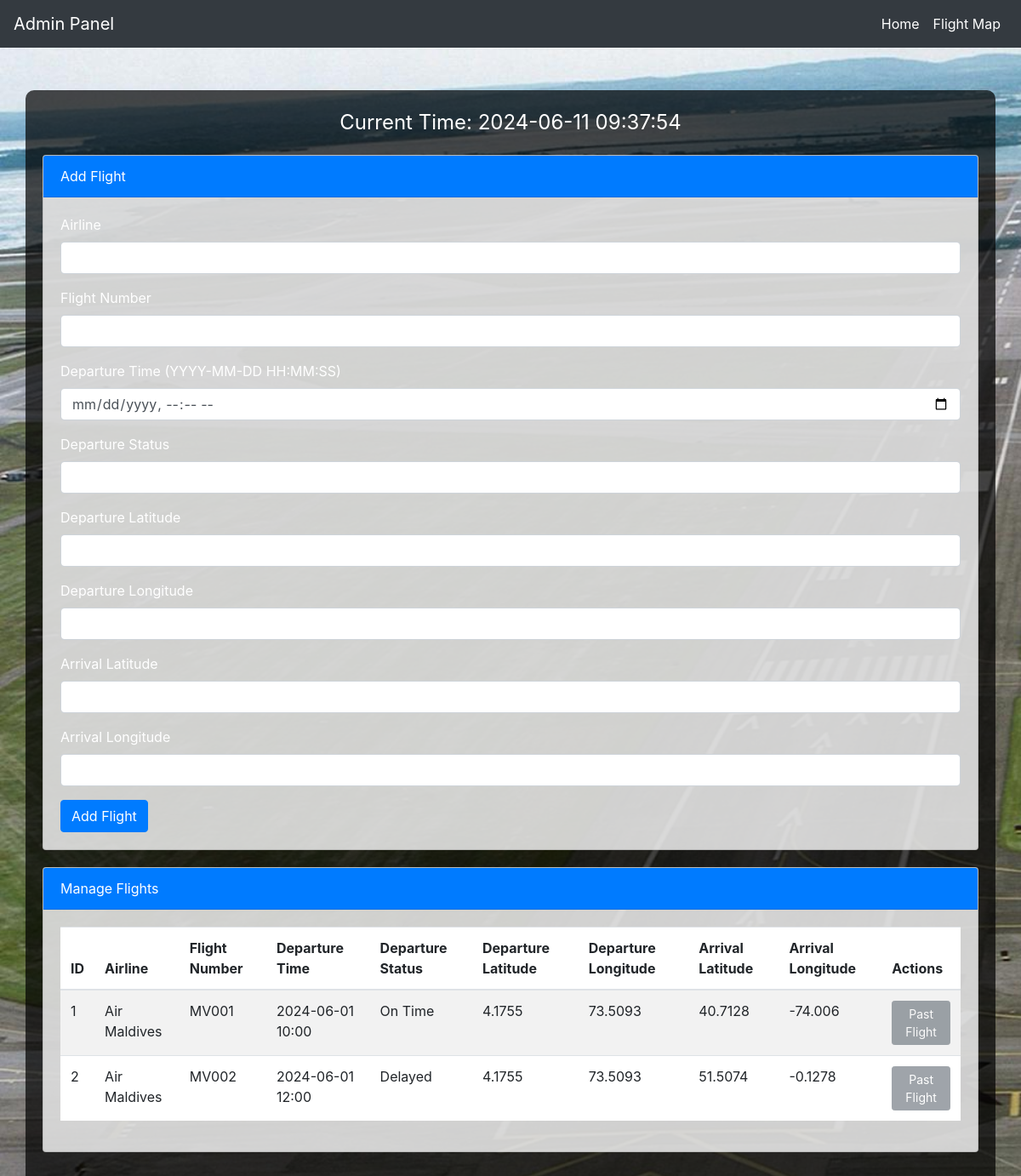
/admin, run on an earlier commit of the app's database.
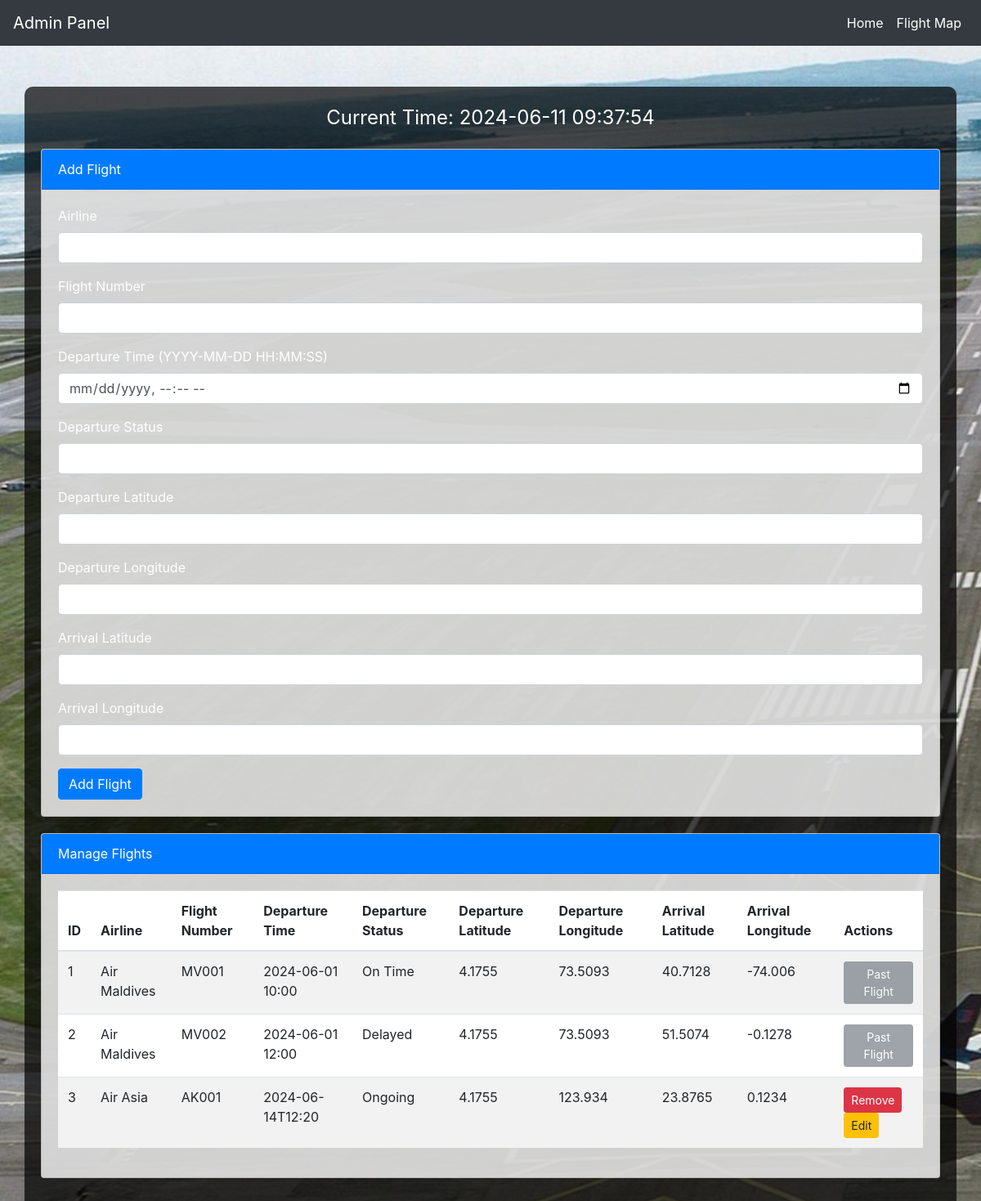
And on a later commit of the database.
### tables this page shows
CREATE TABLE Flights (
            id INTEGER PRIMARY KEY AUTOINCREMENT,
            airline TEXT NOT NULL,
            flight_number TEXT NOT NULL,
            departure_time TEXT NOT NULL,
            departure_status TEXT NOT NULL,
            departure_lat REAL NOT NULL,
            departure_lon REAL NOT NULL,
            arrival_lat REAL NOT NULL,
            arrival_lon REAL NOT NULL,
            pilot_id TEXT  -- This line adds the new column
        );

### app.py (the view, shortened to what this page needs)
@app.route('/admin', methods=['GET', 'POST'])
def admin():
    conn = sqlite3.connect('my_database.db')
    cursor = conn.cursor()
    cursor.execute("SELECT * FROM Flights")
    table_data = cursor.fetchall()
    conn.close()
    virtual_time = get_virtual_time().strftime('%Y-%m-%d %H:%M:%S')
    return render_template('admin.html', table_data=table_data, current_time=virtual_time)

### app.py (called while the page is built)
def get_virtual_time():
    now = datetime.now()
    virtual_elapsed = now - start_time
    virtual_time = start_time + virtual_elapsed
    return virtual_time

### Templates/admin.html (shortened to what this page needs)
<!DOCTYPE html>
<html lang="en">
<head>
    <link rel="stylesheet" href="https://stackpath.bootstrapcdn.com/bootstrap/4.5.2/css/bootstrap.min.css">
</head>
<body>
    <nav class="navbar navbar-expand-lg navbar-dark">
        <a class="navbar-brand" href="#">Admin Panel</a>
        <div class="collapse navbar-collapse">
            <ul class="navbar-nav ml-auto">
                <li class="nav-item">
                    <a class="nav-link" href="/">Home</a>
                </li>
                <li class="nav-item">
                    <a class="nav-link" href="/flights">Flight Map</a>
                </li>
            </ul>
        </div>
    </nav>
    <div class="container">
        <div class="time-display" id="time-display">
            Current Time: <span id="current-time">{{ current_time }}</span>
        </div>
        <div class="card">
            <div class="card-header">Add Flight</div>
            <div class="card-body">
                <form method="post" onsubmit="return validateFlightTime()">
                    <div class="form-group">
                        <label for="airline">Airline</label>
                        <input type="text" class="form-control" id="airline" name="airline" required>
                    </div>
                    <div class="form-group">
                        <label for="flight_number">Flight Number</label>
                        <input type="text" class="form-control" id="flight_number" name="flight_number" required>
                    </div>
                    <div class="form-group">
                        <label for="departure_time">Departure Time (YYYY-MM-DD HH:MM:SS)</label>
                        <input type="datetime-local" class="form-control" id="departure_time" name="departure_time" required>
                    </div>
                    <div class="form-group">
                        <label for="departure_status">Departure Status</label>
                        <input type="text" class="form-control" id="departure_status" name="departure_status" required>
                    </div>
                    <div class="form-group">
                        <label for="departure_lat">Departure Latitude</label>
                        <input type="text" class="form-control" id="departure_lat" name="departure_lat" required>
                    </div>
                    <div class="form-group">
                        <label for="departure_lon">Departure Longitude</label>
                        <input type="text" class="form-control" id="departure_lon" name="departure_lon" required>
                    </div>
                    <div class="form-group">
                        <label for="arrival_lat">Arrival Latitude</label>
                        <input type="text" class="form-control" id="arrival_lat" name="arrival_lat" required>
                    </div>
                    <div class="form-group">
                        <label for="arrival_lon">Arrival Longitude</label>
                        <input type="text" class="form-control" id="arrival_lon" name="arrival_lon" required>
                    </div>
                    <button type="submit" class="btn btn-primary" name="add">Add Flight</button>
                </form>
            </div>
        </div>
        <div class="card">
            <div class="card-header">Manage Flights</div>
            <div class="card-body">
                <table class="table table-striped">
                    <thead>
                        <tr>
                            <th>ID</th>
                            <th>Airline</th>
                            <th>Flight Number</th>
                            <th>Departure Time</th>
                            <th>Departure Status</th>
                            <th>Departure Latitude</th>
                            <th>Departure Longitude</th>
                            <th>Arrival Latitude</th>
                            <th>Arrival Longitude</th>
                            <th>Actions</th>
                        </tr>
                    </thead>
                    <tbody>
                        {% for row in table_data %}
                        <tr>
                            <td>{{ row[0] }}</td>
                            <td>{{ row[1] }}</td>
                            <td>{{ row[2] }}</td>
                            <td>{{ row[3] }}</td>
                            <td>{{ row[4] }}</td>
                            <td>{{ row[5] }}</td>
                            <td>{{ row[6] }}</td>
                            <td>{{ row[7] }}</td>
                            <td>{{ row[8] }}</td>
                            <td>
                                {% if row[3] > current_time %}
                                <form method="post" style="display:inline;">
                                    <button type="submit" class="btn btn-danger btn-sm">Remove</button>
                                </form>
                                <form method="get" action="/edit_flight/{{ row[0] }}" style="display:inline;">
                                    <button type="submit" class="btn btn-warning btn-sm">Edit</button>
                                </form>
                                {% else %}
                                <button class="btn btn-secondary btn-sm" disabled>Past Flight</button>
                                {% endif %}
                            </td>
                        </tr>
                        {% endfor %}
                    </tbody>
                </table>
            </div>
        </div>
    </div>
</body>
</html>

What changed in the data, as far as the page shows it:
added Flights: id "3", airline "Air Asia", flight_number "AK001", departure_time "2024-06-14T12:20", departure_status "Ongoing", departure_lat "4.1755", departure_lon "123.934", arrival_lat "23.8765", arrival_lon "0.1234"
